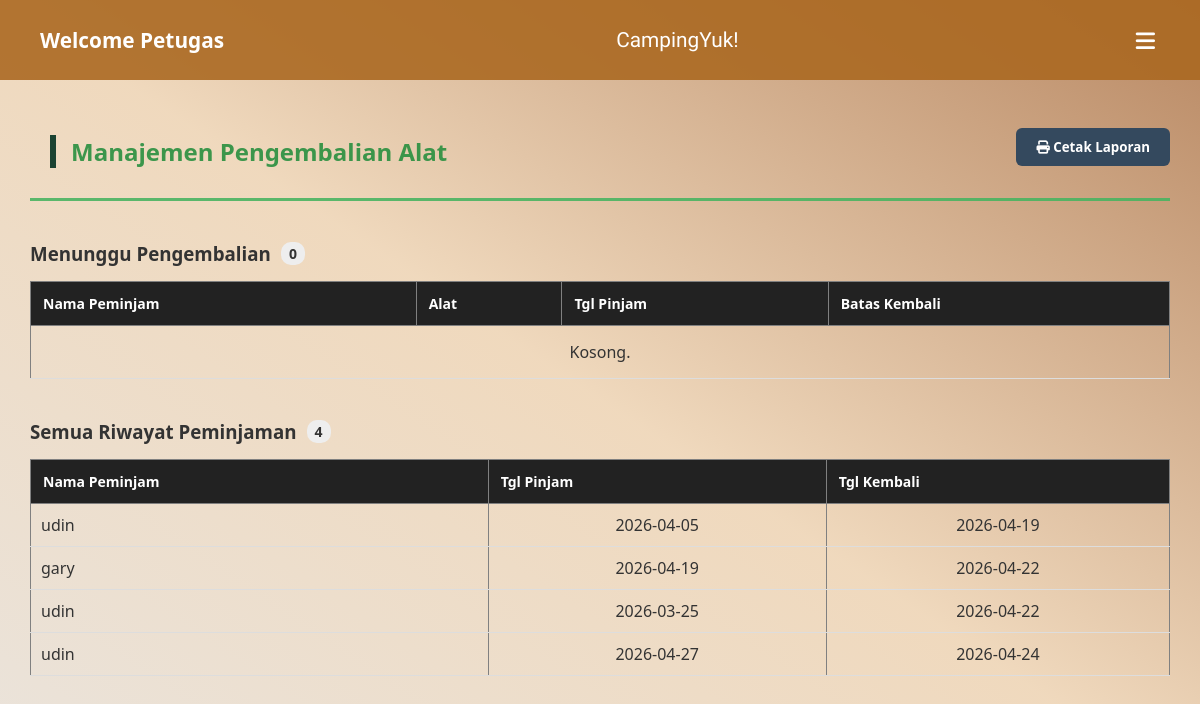
The app's page /view/view_admin/pengembalian.php (signed in), older data.
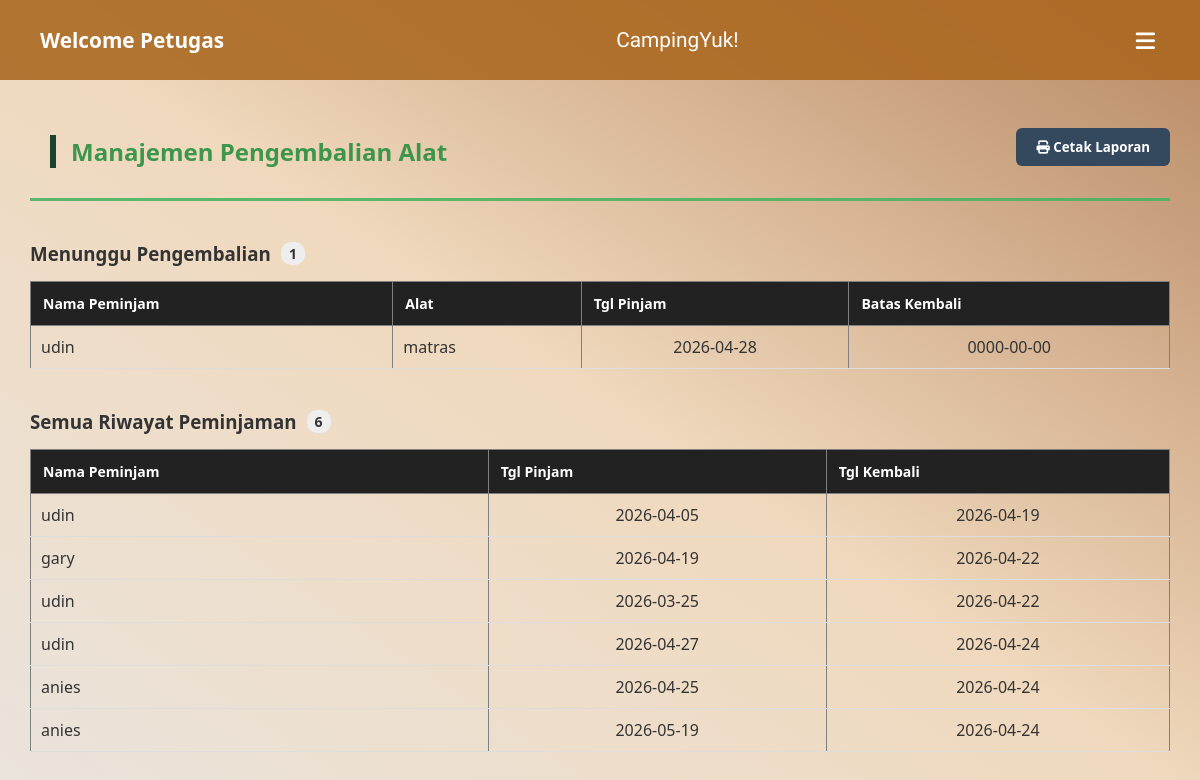
The same page, newer data.
### tables this page shows
CREATE TABLE `riwayat_peminjaman` (
  `id_user` int(11) NOT NULL,
  `Id_sewa` int(11) NOT NULL,
  `nama_peminjam` varchar(255) NOT NULL,
  `tanggal_peminjaman` date NOT NULL,
  `tanggal_pengembalian` date NOT NULL,
  `id_riwayat` int(11) NOT NULL
);

CREATE TABLE `peminjaman_alat` (
  `id_user` int(11) NOT NULL,
  `id_alat` int(20) NOT NULL,
  `kode_pinjam` int(10) NOT NULL,
  `nama_peminjam` varchar(200) NOT NULL,
  `tanggal_meminjam` date NOT NULL,
  `batas_pengembalian` date NOT NULL,
  `jumlah` int(20) NOT NULL,
  `status` enum('Menunggu','Disetujui','Ditolak','') NOT NULL
);

CREATE TABLE `peralatan` (
  `id_alat` int(20) NOT NULL,
  `id_kategori` int(11) NOT NULL,
  `nama_alat` varchar(50) NOT NULL,
  `jumlah` int(11) NOT NULL,
  `foto_alat` varchar(255) NOT NULL,
  `harga` varchar(50) DEFAULT NULL
);

### controller/c_data.p.php (called while the page is built, shortened)
<?php
require_once __DIR__ . '/../models/m_data.p.php';
$database = new mysqli("localhost", "root", "", "peminjaman_alat");
$model = new ModelPengembalian($database);
$data_menunggu = $model->getMenunggu();
$data_riwayat_all = $model->getAllRiwayat();
?>

### models/m_data.p.php (called while the page is built)
<?php
class ModelPengembalian {
    private $db;
    public function __construct($database_connection) {
        $this->db = $database_connection;
    }
    public function getMenunggu() {
        $sql = "SELECT p.*, a.nama_alat
                FROM peminjaman_alat p
                LEFT JOIN peralatan a ON p.id_alat = a.id_alat
                WHERE p.status = 'Menunggu'";
        $query = $this->db->query($sql);
        $result = [];
        if ($query) {
            while ($obj = $query->fetch_object()) {
                $result[] = $obj;
            }
        }
        return $result;
    }
    public function getAllRiwayat() {
        $sql = "SELECT r.*, a.nama_alat
                FROM riwayat_peminjaman r
                LEFT JOIN pengembalian pb ON r.id_sewa = pb.id_sewa
                LEFT JOIN peminjaman_alat p ON pb.kode_pinjam = p.kode_pinjam
                LEFT JOIN peralatan a ON p.id_alat = a.id_alat";
        $query = $this->db->query($sql);
        $result = [];
        if ($query) {
            while ($obj = $query->fetch_object()) {
                $result[] = $obj;
            }
        }
        return $result;
    }
}
?>

### view/view_admin/pengembalian.php (the view, shortened to what this page needs)
<?php
include_once '../../controller/c_data.p.php';
include_once '../template/navbar_pet.php';
?>
<!DOCTYPE html>
<html lang="id">
<head>
  <link rel="stylesheet" href="../template/style.css">
  <link rel="stylesheet" href="../template/dashboard_adm.css">
  <link rel="stylesheet" href="../template/petugas.css">
</head>
<body>
  <div class="main-content">
    <div style="display: flex; justify-content: space-between; align-items: center; margin-bottom: 10px;">
        <h2>Manajemen Pengembalian Alat</h2>
        <button onclick="window.print()" class="btn-cetak">
            <i class="fas fa-print"></i> Cetak Laporan
        </button>
    </div>
    <hr>
    <h3 class="section-title">Menunggu Pengembalian <span class="count-badge"><?= count($data_menunggu) ?></span></h3>
    <div class="table-container" style="margin-bottom: 30px;">
      <table border="1" width="100%" style="border-collapse: collapse;">
        <thead>
          <tr style="background-color: #222; color: white;">
            <th>Nama Peminjam</th>
            <th>Alat</th>
            <th>Tgl Pinjam</th>
            <th>Batas Kembali</th>
          </tr>
        </thead>
        <tbody>
          <?php if (!empty($data_menunggu)): ?>
            <?php foreach ($data_menunggu as $row): ?>
              <tr>
                <td><?= htmlspecialchars($row->nama_peminjam) ?></td>
                <td><?= htmlspecialchars($row->nama_alat ?? '-') ?></td>
                <td align="center"><?= $row->tanggal_meminjam ?></td>
                <td align="center"><?= $row->batas_pengembalian ?></td>
              </tr>
            <?php endforeach; ?>
          <?php else: ?>
            <tr><td colspan="4" align="center" style="padding: 15px;">Kosong.</td></tr>
          <?php endif; ?>
        </tbody>
      </table>
    </div>
    <h3 class="section-title">Semua Riwayat Peminjaman <span class="count-badge"><?= count($data_riwayat_all) ?></span></h3>
    <div class="table-container">
      <table border="1" width="100%" style="border-collapse: collapse;">
        <thead>
          <tr style="background-color: #222; color: white;">
            <th>Nama Peminjam</th>
            <th>Tgl Pinjam</th>
            <th>Tgl Kembali</th>
          </tr>
        </thead>
        <tbody>
          <?php if (!empty($data_riwayat_all)): ?>
            <?php foreach ($data_riwayat_all as $row): ?>
              <tr>
                <td><?= htmlspecialchars($row->nama_peminjam) ?></td>
                <td align="center"><?= $row->tanggal_peminjaman ?></td>
                <td align="center"><?= $row->tanggal_pengembalian ?></td>
              </tr>
            <?php endforeach; ?>
          <?php else: ?>
            <tr><td colspan="4" align="center" style="padding: 15px;">Belum ada riwayat data.</td></tr>
          <?php endif; ?>
        </tbody>
      </table>
    </div>
  </div>
</body>
</html>

### view/template/navbar_pet.php (shortened to what this page needs)
<!DOCTYPE html>
<html lang="en">
<head>
    <link rel="stylesheet" href="https://cdnjs.cloudflare.com/ajax/libs/font-awesome/6.5.1/css/all.min.css">
    <link rel="stylesheet" href="koneksi.php">
</head>
<body>
   <div class="navbar">
    <h1>Welcome Petugas</h1>
    <h1 class="brand">CampingYuk!</h1>
    <div class="hamburger" id="hamburgerBtn">
        <i class="fa-solid fa-bars"></i>
    </div>
</div>
</body>
</html>

### view/template/style.css (style rules this page uses)
html, body { margin: 0; padding: 0; min-height: 100vh; width: 100%; }
body { font-family: 'Segoe UI', Roboto, sans-serif; background: #a8834a; background: linear-gradient(145deg, #a8834a 0%, #ecd0a9 100%) fixed; background-attachment: fixed; color: #2d3436; }
h2 { color: #1b4332; font-size: 24px; margin-bottom: 15px; border-left: 6px solid #1b4332; padding-left: 15px; }
.table-container { overflow-x: auto; }
table { width: 100%; border-collapse: collapse; }
thead { background-color: #1b4332; }
th { color: #ffffff; padding: 15px; text-align: left; font-size: 14px; }
td { padding: 12px 15px; border-bottom: 1px solid #ddd; color: #333; }

### view/template/dashboard_adm.css (style rules this page uses)
* { box-sizing: border-box; font-family: "Segoe UI", sans-serif; margin: 0; padding: 0; }
body { margin: 0; padding: 0; min-height: 100vh; background-color: #f8fafc; background-image: linear-gradient( to bottom left, rgba(157, 87, 33, 0.702), rgba(224, 155, 72, 0.348) 50%, #9a662a26 100% ); background-attachment: fixed; }
.navbar { background-color: #ab6821e4; padding: 40px; color: white; display: flex; align-items: center; justify-content: space-between; height: 4rem; position: relative; }
.navbar h1 { font-size: 1.3rem; }
.brand { font-family: "Sigmar", sans-serif; font-weight: 400; font-style: normal; }
.hamburger { position: relative; font-size: 22px; cursor: pointer; padding: 5px; }
.main-content { flex: 1; padding: 30px; }
h2 { margin-top: 25px; margin-left: 20px; color: #268e3ee4; }
hr { border: 0; background: #48b361e4; margin: 15px auto 30px auto; height: 3px; width: 100%; }

### view/template/petugas.css (style rules this page uses)
.section-title { margin-top: 40px; margin-bottom: 15px; color: #333; display: flex; align-items: center; gap: 10px; }
.count-badge { background: #eee; padding: 2px 8px; border-radius: 10px; font-size: 14px; }
.btn-cetak { background-color: #34495e; color: white; cursor: pointer; border: none; padding: 10px 20px; border-radius: 6px; font-weight: bold; }
th { background-color: #222; color: white; padding: 12px; }
td { padding: 10px; }

Row changes from the older to the newer data that the page shows:
added peminjaman_alat: nama_peminjam "udin", id_alat.nama_alat "matras", tanggal_meminjam "2026-04-28", batas_pengembalian "0000-00-00"
added riwayat_peminjaman: nama_peminjam "anies", tanggal_peminjaman "2026-04-25", tanggal_pengembalian "2026-04-24"
added riwayat_peminjaman: nama_peminjam "anies", tanggal_peminjaman "2026-05-19", tanggal_pengembalian "2026-04-24"
Text that changed along with them:
count($data_menunggu): "0" → "1"
count($data_riwayat_all): "4" → "6"
text no longer shown: "Kosong."
